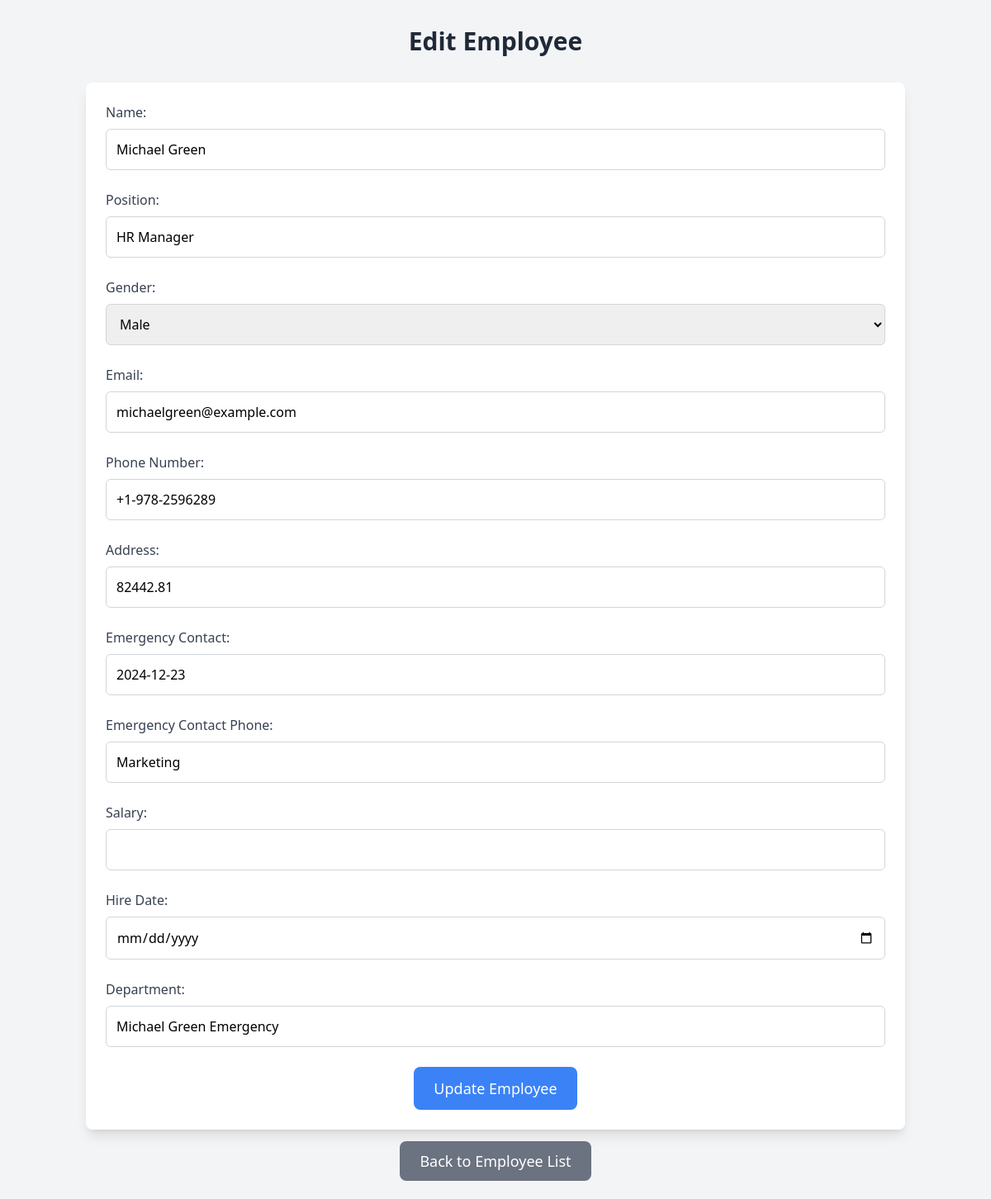
Page /edit/28 on the committed database.
### tables this page shows
CREATE TABLE employees (
                id INTEGER PRIMARY KEY AUTOINCREMENT,
                name TEXT NOT NULL,
                position TEXT NOT NULL,
                gender TEXT NOT NULL,
                email TEXT NOT NULL,
                phone TEXT NOT NULL,
                address TEXT NOT NULL,
                emergency_contact TEXT NOT NULL,
                emergency_contact_phone TEXT NOT NULL,
                salary REAL NOT NULL,
                hire_date TEXT NOT NULL,
                department TEXT NOT NULL
            );

### app.py (the view, shortened to what this page needs)
@app.route('/edit/<int:id>', methods=['GET', 'POST'])
def edit_employee(id):
    conn = get_db()
    cursor = conn.cursor()
    cursor.execute('SELECT * FROM employees WHERE id = ?', (id,))
    employee = cursor.fetchone()
    return render_template('edit_employee.html', employee=employee)

### app.py (called while the page is built)
def get_db():
    conn = sqlite3.connect(DATABASE)
    return conn

### templates/edit_employee.html (shortened to what this page needs)
<!DOCTYPE html>
<html lang="en">
<head>
    <script src="https://cdn.tailwindcss.com"></script>
</head>
<body class="bg-gray-100">
    <div class="container mx-auto px-4 py-8">
        <h1 class="text-3xl font-semibold text-center mb-8 text-gray-800">Edit Employee</h1>
        <form method="POST" class="bg-white p-6 rounded-lg shadow-lg">
            <div class="mb-6">
                <label for="name" class="block text-gray-700 font-medium mb-2">Name:</label>
                <input type="text" name="name" class="form-input w-full p-3 border border-gray-300 rounded-md" value="{{ employee[1] }}" required>
            </div>
            <div class="mb-6">
                <label for="position" class="block text-gray-700 font-medium mb-2">Position:</label>
                <input type="text" name="position" class="form-input w-full p-3 border border-gray-300 rounded-md" value="{{ employee[2] }}" required>
            </div>
            <div class="mb-6">
                <label for="gender" class="block text-gray-700 font-medium mb-2">Gender:</label>
                <select name="gender" class="form-input w-full p-3 border border-gray-300 rounded-md" required>
                    <option value="Male" {% if employee[3] == "Male" %}selected{% endif %}>Male</option>
                </select>
            </div>
            <div class="mb-6">
                <label for="email" class="block text-gray-700 font-medium mb-2">Email:</label>
                <input type="email" name="email" class="form-input w-full p-3 border border-gray-300 rounded-md" value="{{ employee[4] }}" required>
            </div>
            <div class="mb-6">
                <label for="phone" class="block text-gray-700 font-medium mb-2">Phone Number:</label>
                <input type="text" name="phone" class="form-input w-full p-3 border border-gray-300 rounded-md" value="{{ employee[8] }}" required>
            </div>
            <div class="mb-6">
                <label for="address" class="block text-gray-700 font-medium mb-2">Address:</label>
                <input type="text" name="address" class="form-input w-full p-3 border border-gray-300 rounded-md" value="{{ employee[9] }}" required>
            </div>
            <div class="mb-6">
                <label for="emergency_contact" class="block text-gray-700 font-medium mb-2">Emergency Contact:</label>
                <input type="text" name="emergency_contact" class="form-input w-full p-3 border border-gray-300 rounded-md" value="{{ employee[10] }}" required>
            </div>
            <div class="mb-6">
                <label for="emergency_contact_phone" class="block text-gray-700 font-medium mb-2">Emergency Contact Phone:</label>
                <input type="text" name="emergency_contact_phone" class="form-input w-full p-3 border border-gray-300 rounded-md" value="{{ employee[11] }}" required>
            </div>
            <div class="mb-6">
                <label for="salary" class="block text-gray-700 font-medium mb-2">Salary:</label>
                <input type="number" name="salary" class="form-input w-full p-3 border border-gray-300 rounded-md" step="0.01" value="{{ employee[5] }}" required>
            </div>
            <div class="mb-6">
                <label for="hire_date" class="block text-gray-700 font-medium mb-2">Hire Date:</label>
                <input type="date" name="hire_date" class="form-input w-full p-3 border border-gray-300 rounded-md" value="{{ employee[6] }}" required>
            </div>
            <div class="mb-6">
                <label for="department" class="block text-gray-700 font-medium mb-2">Department:</label>
                <input type="text" name="department" class="form-input w-full p-3 border border-gray-300 rounded-md" value="{{ employee[7] }}" required>
            </div>
            <div class="flex justify-center">
                <button type="submit" class="bg-blue-500 text-white px-6 py-3 rounded-lg text-lg hover:bg-blue-600 transition duration-300">Update Employee</button>
            </div>
        </form>
        <div class="text-center mt-6">
            <a href="{{ url_for('index') }}" class="bg-gray-500 text-white px-6 py-3 rounded-lg text-lg hover:bg-gray-600 transition duration-300">Back to Employee List</a>
        </div>
    </div>
</body>
</html>

### rows in the picture
employees: name "Michael Green", position "HR Manager", gender "Male", email "michaelgreen@example.com", phone "+1-978-2596289", address "82442.81", emergency_contact "2024-12-23", emergency_contact_phone "Marketing", department "Michael Green Emergency"
